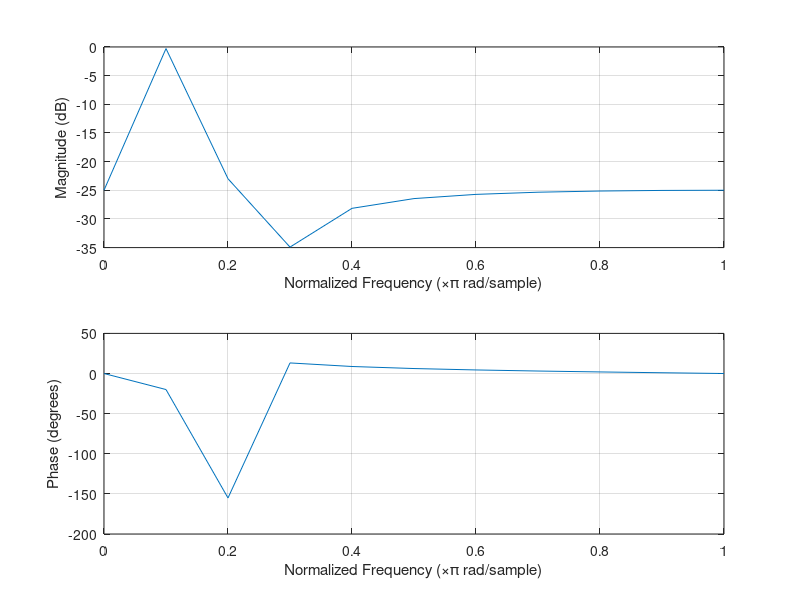

Write the MATLAB code that produced this figure. (Note: this script raises an error after producing the figure.)
ord = 4;
rp = 0.5;           % Passband ripple
rs = 25;          % Stopband ripple
fs = 8000;        % Sampling frequency
pb = [280 470];

[a,b] = ellip(ord/2, rp, rs, pb/(fs/2));

freqz(a, b,10)

out = 'double a[] = {';

for i=1:length(a)
    if i==1
        out = [out, sprintf('%1.16e', a(i))];
    else
        out = [out, ', ', sprintf('%1.16e', a(i))];
    end
    
end
out = [out, '};'];

out = [out, '\n', 'double b[] = {'];

for i=1:length(b)
    if i==1
        out = [out, sprintf('%1.16e', b(i))];
    else
        out = [out, ', ', sprintf('%1.16e', b(i))];
    end
    
end
out = [out, '};'];

out = [out, '\n', '#define ORDER ', sprintf('%d', ord)];

%Write it to a file
f = fopen('RTDSP/coeffs.txt', 'w+');
fprintf(f, out);
fclose(f);
